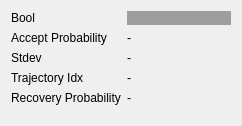
<?xml version="1.0" encoding="UTF-8"?>
<ui version="4.0">
 <class>MerrrtWidget</class>
 <widget class="QWidget" name="MerrrtWidget">
  <property name="geometry">
   <rect>
    <x>0</x>
    <y>0</y>
    <width>242</width>
    <height>126</height>
   </rect>
  </property>
  <property name="sizePolicy">
   <sizepolicy hsizetype="MinimumExpanding" vsizetype="MinimumExpanding">
    <horstretch>0</horstretch>
    <verstretch>0</verstretch>
   </sizepolicy>
  </property>
  <property name="focusPolicy">
   <enum>Qt::StrongFocus</enum>
  </property>
  <property name="windowTitle">
   <string>Viz Stepper</string>
  </property>
  <property name="styleSheet">
   <string notr="true"/>
  </property>
  <layout class="QFormLayout" name="formLayout">
   <item row="0" column="0">
    <widget class="QLabel" name="bool_label">
     <property name="text">
      <string>Bool</string>
     </property>
    </widget>
   </item>
   <item row="0" column="1">
    <widget class="QLabel" name="bool_indicator">
     <property name="styleSheet">
      <string notr="true">background-color: rgb(158, 158, 158);</string>
     </property>
     <property name="text">
      <string/>
     </property>
    </widget>
   </item>
   <item row="1" column="0">
    <widget class="QLabel" name="accept_probability_label">
     <property name="text">
      <string>Accept Probability</string>
     </property>
    </widget>
   </item>
   <item row="1" column="1">
    <widget class="QLabel" name="accept_probability">
     <property name="text">
      <string>-</string>
     </property>
    </widget>
   </item>
   <item row="2" column="0">
    <widget class="QLabel" name="label">
     <property name="text">
      <string>Stdev</string>
     </property>
    </widget>
   </item>
   <item row="2" column="1">
    <widget class="QLabel" name="stdev_label">
     <property name="text">
      <string>-</string>
     </property>
    </widget>
   </item>
   <item row="3" column="0">
    <widget class="QLabel" name="traj_idx_label">
     <property name="text">
      <string>Trajectory Idx</string>
     </property>
    </widget>
   </item>
   <item row="3" column="1">
    <widget class="QLabel" name="traj_idx">
     <property name="text">
      <string>-</string>
     </property>
    </widget>
   </item>
   <item row="4" column="0">
    <widget class="QLabel" name="recovery_probability_label">
     <property name="text">
      <string>Recovery Probability</string>
     </property>
    </widget>
   </item>
   <item row="4" column="1">
    <widget class="QLabel" name="recovery_probability">
     <property name="text">
      <string>-</string>
     </property>
    </widget>
   </item>
  </layout>
 </widget>
 <resources/>
 <connections/>
</ui>
